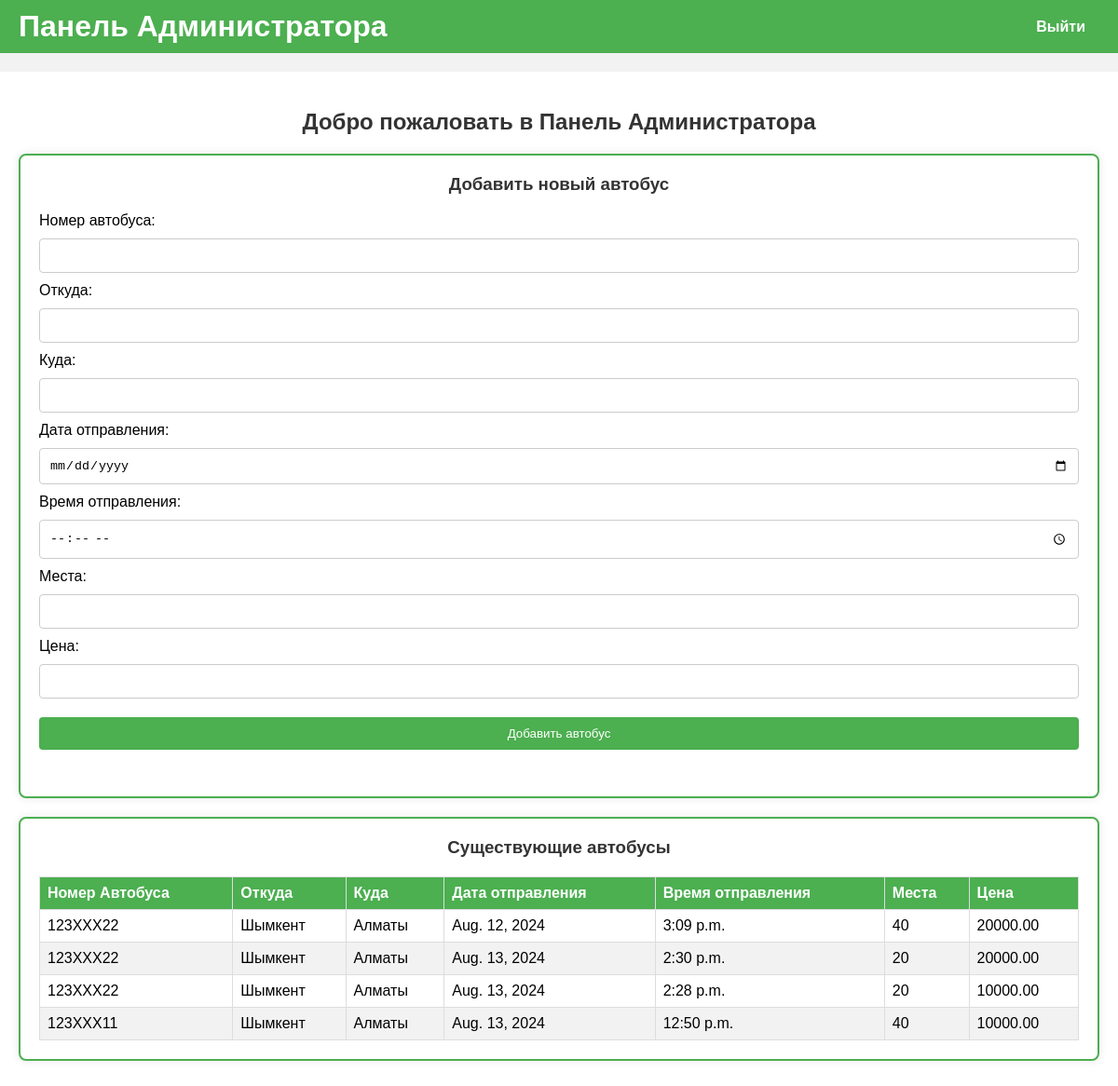
/admin__panel/ (signed in), run on the app's committed database.
### admin__panel/models.py (models this page shows, shortened)
class Bus(models.Model):
    number = models.CharField(max_length=10)
    from_location = models.CharField(max_length=100)
    to_location = models.CharField(max_length=100)
    departure_date = models.DateField(null=True)
    departure_time = models.TimeField(null=True)
    seats = models.IntegerField()  # Количество мест в автобусе
    price = models.DecimalField(max_digits=10, decimal_places=2)
    admin = models.ForeignKey(settings.AUTH_USER_MODEL, on_delete=models.CASCADE, null=True)

### admin__panel/views.py (the view)
# urls.py: path('', views.admin_index, name='admin_index'),
@login_required(login_url='admin__panel:admin_login')
def admin_index(request):
    if request.method == 'POST':
        form = BusForm(request.POST)
        if form.is_valid():
            bus = form.save(commit=False)
            bus.admin = request.user  # Здесь должна быть проверка аутентификации
            bus.save()
            return redirect('admin__panel:admin_index')
    else:
        form = BusForm()
    buses = Bus.objects.filter(admin=request.user)
    return render(request, 'admin__panel/admin.html', {'form': form, 'buses': buses})

### admin__panel/forms.py
class BusForm(forms.ModelForm):
    departure_date = forms.DateField(
        widget=forms.DateInput(attrs={'type': 'date'})
    )
    departure_time = forms.TimeField(
        widget=forms.TimeInput(attrs={'type': 'time'})
    )
    class Meta:
        model = Bus
        fields = ['number', 'from_location', 'to_location', 'departure_date', 'departure_time', 'seats', 'price']
        from django import forms

### admin__panel/templates/admin__panel/admin.html (shortened to what this page needs)
<!DOCTYPE html>
<html>
<head>
</head>
<body>
    <header>
        <h1>Панель Администратора</h1>
        <nav>
            <ul>
                <li><a href="{% url 'admin__panel:admin_logout' %}">Выйти</a></li>
            </ul>
        </nav>
    </header>
    <div class="container">
        <h2>Добро пожаловать в Панель Администратора</h2>
        <div class="add-bus-container">
            <h3>Добавить новый автобус</h3>
            <form method="post">
                <div>
                    <label for="id_number">Номер автобуса:</label>
                    <input type="text" id="id_number" name="number" required>
                </div>
                <div>
                    <label for="id_from_location">Откуда:</label>
                    <input type="text" id="id_from_location" name="from_location" required>
                </div>
                <div>
                    <label for="id_to_location">Куда:</label>
                    <input type="text" id="id_to_location" name="to_location" required>
                </div>
                <div>
                    <label for="id_departure_date">Дата отправления:</label>
                    <input type="date" id="id_departure_date" name="departure_date" required>
                </div>
                <div>
                    <label for="id_departure_time">Время отправления:</label>
                    <input type="time" id="id_departure_time" name="departure_time" required>
                </div>
                <div>
                    <label for="id_seats">Места:</label>
                    <input type="number" id="id_seats" name="seats" required>
                </div>
                <div>
                    <label for="id_price">Цена:</label>
                    <input type="decimal" id="id_price" name="price" required>
                </div>
                <button type="submit">Добавить автобус</button>
            </form>
        </div>
        <div class="buses-list-container">
            <h3>Существующие автобусы</h3>
            <table>
                <thead>
                    <tr>
                        <th>Номер Автобуса</th>
                        <th>Откуда</th>
                        <th>Куда</th>
                        <th>Дата отправления</th>
                        <th>Время отправления</th>
                        <th>Места</th>
                        <th>Цена</th>
                    </tr>
                </thead>
                <tbody>
                    {% for bus in buses %}
                        <tr>
                            <td>{{ bus.number }}</td>
                            <td>{{ bus.from_location }}</td>
                            <td>{{ bus.to_location }}</td>
                            <td>{{ bus.departure_date }}</td>
                            <td>{{ bus.departure_time }}</td>
                            <td>{{ bus.seats }}</td>
                            <td>{{ bus.price }}</td>
                        </tr>
                    {% endfor %}
                </tbody>
            </table>
        </div>
    </div>
</body>
</html>

### admin__panel/templates/admin__panel/admin.html (style rules this page uses)
body { font-family: Arial, sans-serif; background-color: #f2f2f2; margin: 0; padding: 0; }
header { background-color: #4CAF50; padding: 10px 20px; color: white; display: flex; justify-content: space-between; align-items: center; }
header h1 { margin: 0; }
header nav ul { list-style-type: none; margin: 0; padding: 0; display: flex; }
header nav ul li { margin-right: 15px; }
header nav ul li a { color: white; text-decoration: none; font-weight: bold; }
.container { padding: 20px; max-width: 1200px; margin: 20px auto; background-color: #fff; }
h2, h3 { text-align: center; color: #333; }
.add-bus-container, .buses-list-container { margin-bottom: 20px; padding: 20px; border: 2px solid #4CAF50; border-radius: 8px; background-color: #fff; box-shadow: 0 0 10px rgba(0, 0, 0, 0.1); }
.add-bus-container h3, .buses-list-container h3 { margin-top: 0; }
form { margin-bottom: 20px; }
input[type="text"], input[type="date"], input[type="time"], input[type="number"], input[type="decimal"] { width: 100%; padding: 10px; margin: 10px 0; display: inline-block; border: 1px solid #ccc; border-radius: 4px; box-sizing: border-box; }
button { width: 100%; background-color: #4CAF50; color: white; padding: 10px; margin: 10px 0; border: none; border-radius: 4px; cursor: pointer; }
table { width: 100%; border-collapse: collapse; margin-top: 20px; }
table, th, td { border: 1px solid #ddd; }
th, td { padding: 8px; text-align: left; }
th { background-color: #4CAF50; color: white; }
tr:nth-child(even) { background-color: #f2f2f2; }

### data on the page
Bus: number "123XXX22", from_location "Шымкент", to_location "Алматы", departure_date "Aug. 12, 2024", departure_time "3:09 p.m.", seats "40", price "20000.00"
Bus: number "123XXX22", from_location "Шымкент", to_location "Алматы", departure_date "Aug. 13, 2024", departure_time "2:30 p.m.", seats "20", price "20000.00"
Bus: number "123XXX22", from_location "Шымкент", to_location "Алматы", departure_date "Aug. 13, 2024", departure_time "2:28 p.m.", seats "20", price "10000.00"
Bus: number "123XXX11", from_location "Шымкент", to_location "Алматы", departure_date "Aug. 13, 2024", departure_time "12:50 p.m.", seats "40", price "10000.00"
